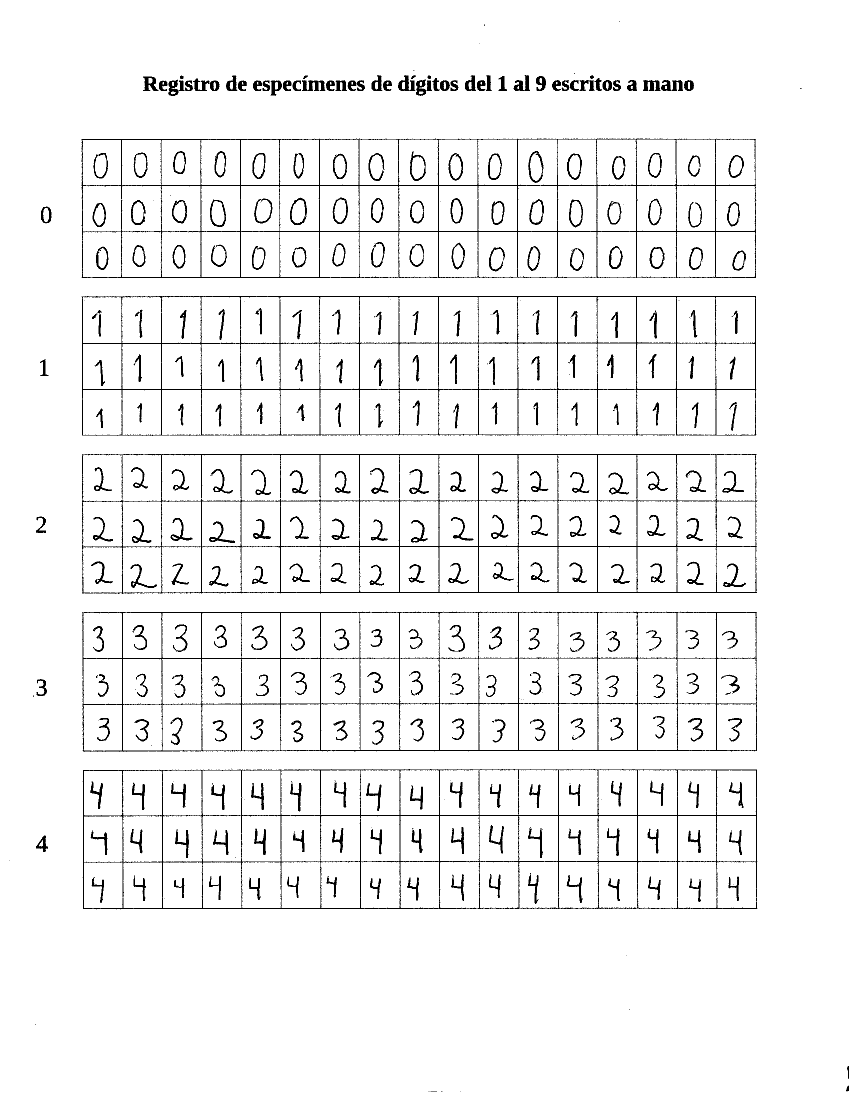
#> input picture tarea4/invest_tesseract/img/input/Image_20260505_0003.png, 1700 x 2200 px (shown at 1/2 size); its folder holds only this picture in this run
$ python -i features.py   (imports and definitions only)
#> lines starting #> are read from the running program, lines starting #| are printed output that depends on the picture; after the words box and inside, x2 and y2 are one past the last pixel; in counts of white or black regions, pixels touching at a corner belong together
#> further down, picture is the input picture: shape (2200, 1700, 3); 94.8% white; 446 black regions (119 under 20 px), largest, box (x1, y1, x2, y2) and area: (165, 1538, 1515, 1819) 18763, (164, 908, 1514, 1188) 18673, (163, 277, 1513, 556) 18563
import os
from pathlib import Path

import cv2
import numpy as np

DEFAULT_TESSERACT_CONFIG = "--psm 10 --oem 3 -c tessedit_char_whitelist=0123456789"


def _resolve_tesseract_cmd(explicit_cmd=None):
    return explicit_cmd or os.environ.get("TESSERACT_CMD")


def _resolve_tesseract_config(explicit_config=None):
    return explicit_config or os.environ.get("TESSERACT_CONFIG") or DEFAULT_TESSERACT_CONFIG


# [7 lines left out: function _load_pytesseract, not called in this run]


def _prepare_for_ocr(img):
    if img is None:
        return None

    if len(img.shape) == 3:
        img = cv2.cvtColor(img, cv2.COLOR_BGR2GRAY)

    # Invertir si el fondo es negro y el trazo es blanco
    if np.mean(img) < 127:
        img = cv2.bitwise_not(img)

    img = cv2.resize(img, (128, 128), interpolation=cv2.INTER_LINEAR)
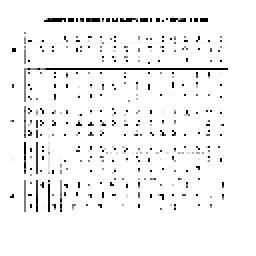
#> img: shape (128, 128) (shown 2 times larger); min 0, max 255, mean 244.3
    _, img = cv2.threshold(img, 0, 255, cv2.THRESH_BINARY + cv2.THRESH_OTSU)
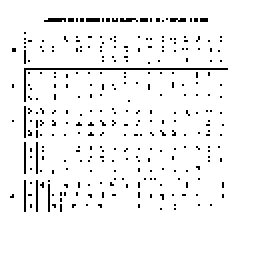
#> img: shape (128, 128) (shown 2 times larger); 95.5% white; black in thin lines or dots, all inside (x1, y1, x2, y2) = (5, 9, 114, 106)
    return img


# [44 lines left out: functions _parse_digit_text, ocr_digit_from_image, run_ocr_on_specimens, not called in this run]


def save_ocr_results(predictions, labels, paths, path="ocr_results.npz"):
    np.savez(path, predictions=predictions, labels=labels, paths=paths)
    print(f"  Guardado: {path} ({len(labels)} especimenes)")


def load_ocr_results(path="ocr_results.npz"):
    data = np.load(path, allow_pickle=True)
    return data["predictions"], data["labels"], data["paths"]


# [21 lines left out: function generate_ocr_samples, not called in this run]


# [17 lines not run here, left out]

>>> import cv2
>>> picture = cv2.imread('img/input/Image_20260505_0003.png')
>>> result = _prepare_for_ocr(picture)

$ run again, on tarea4/invest_tesseract/img/input/Image_20260505_0018.png
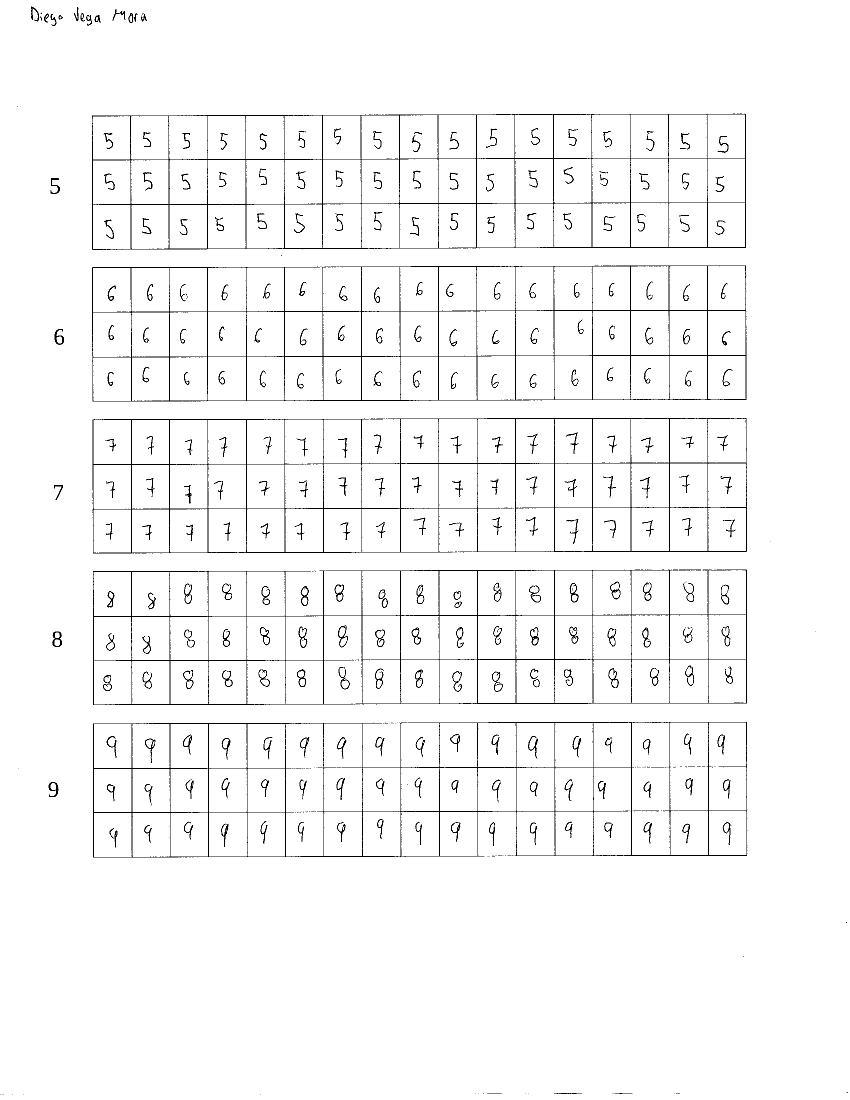
#> input picture tarea4/invest_tesseract/img/input/Image_20260505_0018.png, 1700 x 2200 px (shown at 1/2 size)
#> picture is the input picture: shape (2200, 1700, 3); 96.8% white; black in thin lines or dots
#> in _prepare_for_ocr, `img = cv2.resize(img, (128, 128), interpolation=cv2.INTER_LINEAR)`:
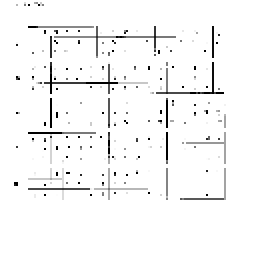
#> img: shape (128, 128) (shown 2 times larger); min 0, max 255, mean 246.7
#> in _prepare_for_ocr, `_, img = cv2.threshold(img, 0, 255, cv2.THRESH_BINARY + cv2.THRESH_OTSU)`:
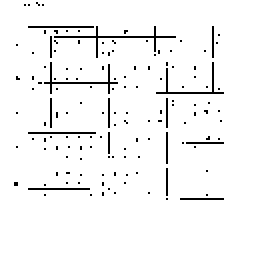
#> img: shape (128, 128) (shown 2 times larger); 96.1% white; black in thin lines or dots, all inside (x1, y1, x2, y2) = (7, 1, 112, 100)

$ run again, on tarea4/invest_tesseract/img/input/Image_20260505_0019.png
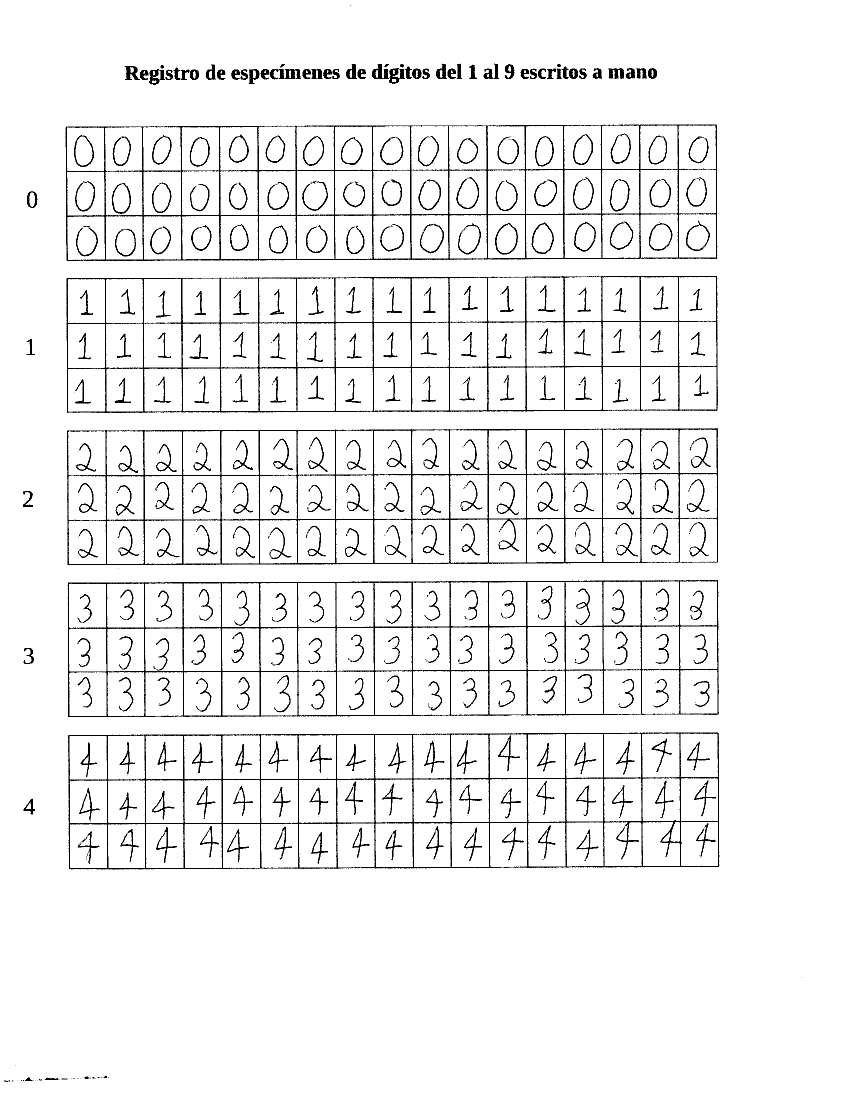
#> input picture tarea4/invest_tesseract/img/input/Image_20260505_0019.png, 1700 x 2200 px (shown at 1/2 size)
#> picture is the input picture: shape (2200, 1700, 3); 94.2% white; black in thin lines or dots
#> in _prepare_for_ocr, `img = cv2.resize(img, (128, 128), interpolation=cv2.INTER_LINEAR)`:
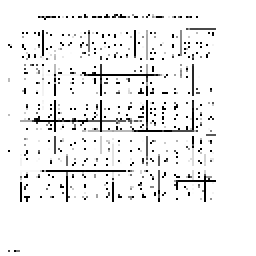
#> img: shape (128, 128) (shown 2 times larger); min 0, max 255, mean 240.5
#> in _prepare_for_ocr, `_, img = cv2.threshold(img, 0, 255, cv2.THRESH_BINARY + cv2.THRESH_OTSU)`:
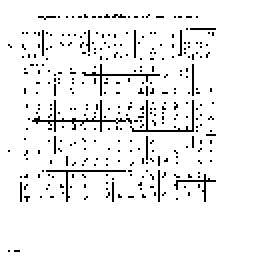
#> img: shape (128, 128) (shown 2 times larger); 94.1% white; black in thin lines or dots, all inside (x1, y1, x2, y2) = (4, 7, 108, 126)

$ run again, on tarea4/invest_tesseract/img/input/Image_20260505_0024.png
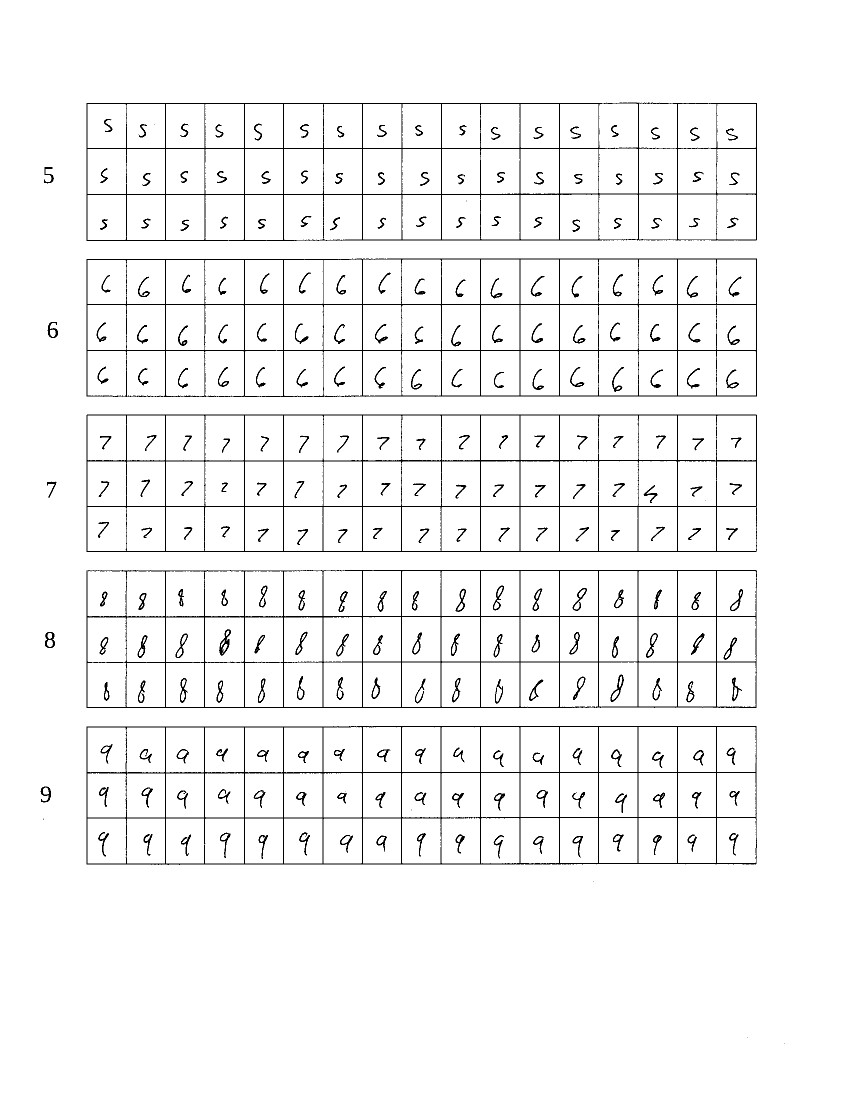
#> input picture tarea4/invest_tesseract/img/input/Image_20260505_0024.png, 1700 x 2200 px (shown at 1/2 size)
#> picture is the input picture: shape (2200, 1700, 3); 95.9% white; black in thin lines or dots, all inside (x1, y1, x2, y2) = (81, 205, 1569, 2087)
#> in _prepare_for_ocr, `img = cv2.resize(img, (128, 128), interpolation=cv2.INTER_LINEAR)`:
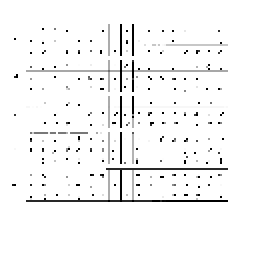
#> img: shape (128, 128) (shown 2 times larger); min 0, max 255, mean 246.1
#> in _prepare_for_ocr, `_, img = cv2.threshold(img, 0, 255, cv2.THRESH_BINARY + cv2.THRESH_OTSU)`:
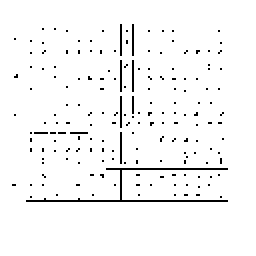
#> img: shape (128, 128) (shown 2 times larger); 96.8% white; black in thin lines or dots, all inside (x1, y1, x2, y2) = (6, 12, 114, 101)
